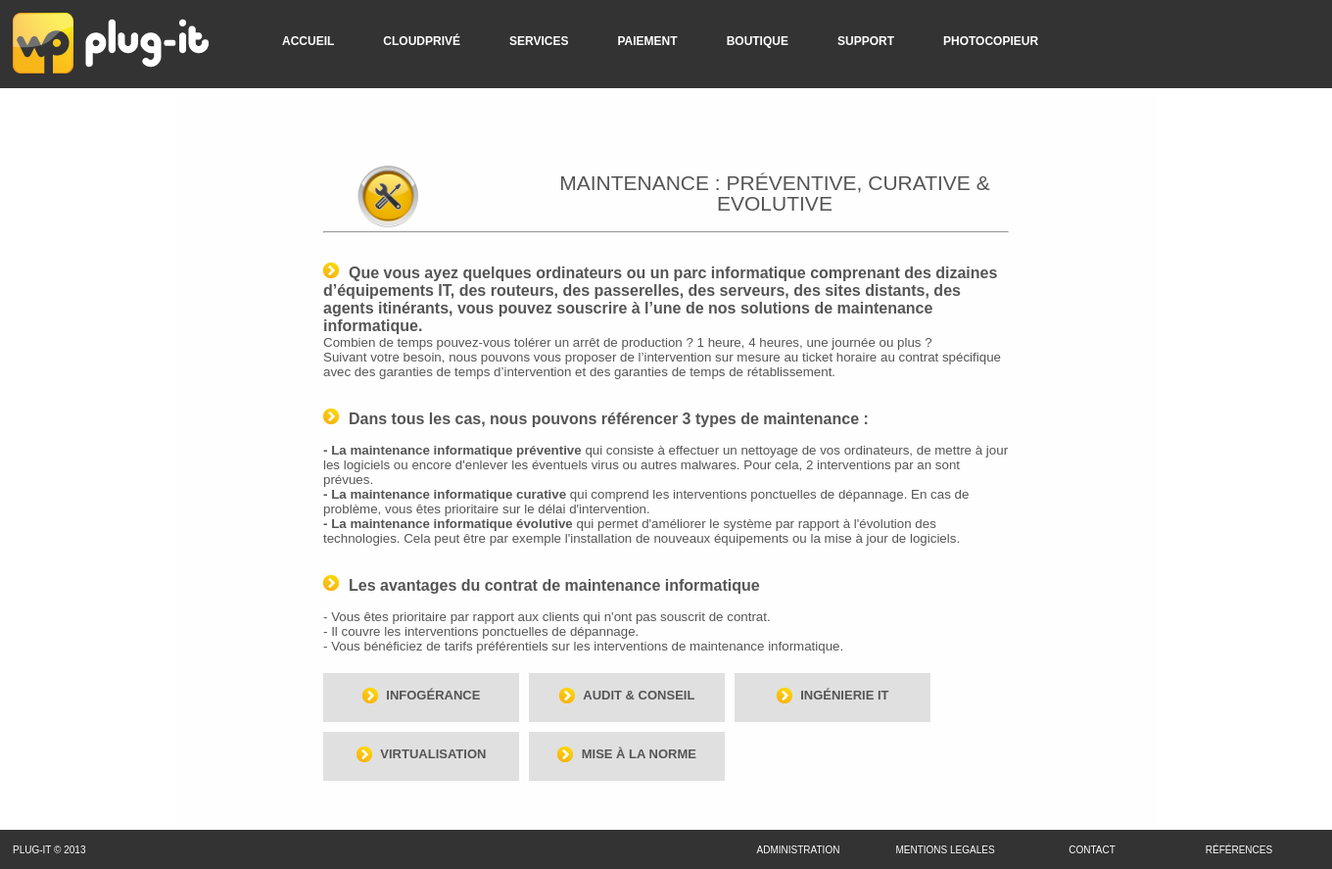
Screenshot of /index.php?page=services&mode=viewone&id=2 with the database file from the repository.
### tables this page shows
CREATE TABLE IF NOT EXISTS `menu` (
  `id` int(11) NOT NULL AUTO_INCREMENT,
  `interne` tinyint(1) NOT NULL,
  `active` tinyint(1) NOT NULL,
  `nom` varchar(50) NOT NULL,
  `baseName` varchar(50) NOT NULL,
  `position` int(11) NOT NULL,
  `lien` varchar(255) NOT NULL,
  `meta` text NOT NULL,
  PRIMARY KEY (`id`)
);

CREATE TABLE IF NOT EXISTS `services` (
  `id` int(11) NOT NULL AUTO_INCREMENT,
  `titre` varchar(100) NOT NULL,
  `corps` text NOT NULL,
  `image` varchar(100) NOT NULL,
  `subtitre` varchar(50) NOT NULL,
  `date` timestamp NOT NULL DEFAULT CURRENT_TIMESTAMP,
  `ordre` int(11) NOT NULL,
  PRIMARY KEY (`id`)
);

### connexionbddplugit.class.php (called while the page is built, shortened)
<?php
class connexionbddplugit
{
	private static $connexion = null;
	public static function getInstance ()
	{
		if (is_null(self::$connexion))
		{
			try
			{
				$connexion = new PDO('mysql:host=localhost;dbname=plugit2','root','');
			} catch ( Exception $e )
			{
			echo "Connection à MySQL impossible : ", $e->getMessage();
			die();
			}
			$connexion->setAttribute(PDO::ATTR_ERRMODE, PDO::ERRMODE_EXCEPTION);
			$connexion->setAttribute(PDO::ATTR_EMULATE_PREPARES, false);
			$connexion->exec("SET CHARACTER SET utf8");
		}
		return $connexion;
	}
}
?>

### Include/common/Banniere.php (the view, shortened to what this page needs)
<div>
	<div style="min-width:1350px;"><a href="index.php?page=accueil"><img src="images/logotype_plug_it.png" style="border:none;float:left; margin:13px 50px 13px 13px;"/></a>
	<ul id="menu">
		<?php
		require_once('./connexionbddplugit.class.php');
		try
		{
			$rq = connexionbddplugit::getInstance()->query("SELECT * FROM menu ORDER BY position");
			while($ar=$rq->fetch())
			{
				if($ar['active'] == true)
				{
					echo '
					<li id="li_'.$ar['id'].'"><a href="'.$_SESSION['protocol'].$_SESSION['current_loc'].$ar['lien'].'"';
					echo '>'.$ar['nom'].'</a>';
					echo '<ul id="li_sousmenu'.$ar['id'].'">';
					echo '</ul></li>';
				}
			}
		} catch ( Exception $e ) {
			echo "Une erreur est survenue : ".$e->getMessage();
		}
		?>
	</ul>
	</div>
</div>

### Include/invite/services.php (shortened to what this page needs)
<?php
	require_once('./connexionbddplugit.class.php');
	switch($_GET['mode'])
	{
		case 'viewone':
			if(isset($_GET['id']))
			{
				try{
					$bdd = connexionbddplugit::getInstance();
					$retour = $bdd->prepare("SELECT count(id) as cpt FROM services WHERE id=?");
					$retour->execute(array($_GET['id']));
					$donnees = $retour->fetch();
				} catch ( Exception $e ) {
					echo "Une erreur est survenue : ".$e->getMessage();
				}
				if($donnees['cpt'] == 1)
				{
					try{
						$bdd = connexionbddplugit::getInstance();
						$retour = $bdd->prepare("SELECT * FROM services WHERE id=?");
						$retour->execute(array($_GET['id']));
						$donnees = $retour->fetch();
					} catch ( Exception $e ) {
						echo "Une erreur est survenue : ".$e->getMessage();
					}
					echo '<div style="margin:auto;width:70%;">
						<table>
							<tr>
								<td><img src="'.$donnees['image'].'" style="width:60%;"/></td>
								<td><h2>'.$donnees['titre'].'</h2></td>
							</tr>
						</table>
						<hr/>
						<br/>
						'.nl2br($donnees['corps']).'
						</div>';
					try{
						$bdd = connexionbddplugit::getInstance();
						$retour = $bdd->prepare("SELECT * FROM services WHERE id<>? ORDER BY ordre LIMIT 10");
						$retour->execute(array($_GET['id']));
						$i=1;
						echo'<div style="margin:auto;width:70%;margin-top:20px;">
						<table cellspacing="10">';
						while ($donnees = $retour->fetch())
							{
								if($i == 1)
									echo '<tr>';
								echo '<td>
								<div class="blocklink" onclick="location.href=\''.$_SESSION['protocol'].$_SESSION['current_loc'].'index.php?page=services&mode=viewone&id='.$donnees['id'].'\'">
									<p style="text-align:center;position:relative;top:30%;">
										<img src="images/fleche.png" style="vertical-align:middle;"/> <span style="font-size:13px;font-weight:bold;margin-left:5px;text-transform:uppercase;">'.$donnees['subtitre'].'</span>
									</p>
								</div></td>';
								$i++;
								if($i > 3)
								{
									$i=1;
									echo '</tr>';
								}
							}
						echo '</table></div>';
					} catch ( Exception $e ) {
						echo "Une erreur est survenue : ".$e->getMessage();
					}
				}
				else
					echo '<p>Erreur</p>';
			}
			else
				echo '<p>Erreur</p>';
		break;
	}

### css/styles.css (style rules this page uses)
* { padding: 0px; margin: 0px; outline: none; }

### styles/index.css (style rules this page uses)
#menu { min-width: 1250px; margin: 0 0 0 100px; padding: 0px 0px 0px 0px; list-style: none; background: #333333; }
#menu li { float: left; padding: 30px 15px 30px 15px; position: relative; height:30px; }
#menu a { float: left; height: 25px; display:block; padding:0px 10px 0px 10px; color: #333333; text-transform: uppercase; font: bold 12px/25px Arial, Helvetica; text-decoration: none; color:white; }
#menu:after { visibility: hidden; display: block; font-size: 0; content: " "; clear: both; height: 0; }
.blocklink { width:200px; height: 50px; background-color:#e0e0e0; cursor: pointer; margin-right:10px; margin-bottom:10px; }
.titre { font-size:120%; font-weight:bold; }
h2,h3 { text-align: center; font-weight: normal; font-size:21px; line-height:21px; text-transform:uppercase; }
body { color:#555555; font-size:10pt; font-family: Arial,Helvetica,sans-serif; padding:0; margin: 0; }
html { margin:0; }

### rows the page displays
menu: nom "ACCUEIL"
menu: nom "CLOUDPRIVÉ"
menu: nom "SERVICES"
menu: nom "PAIEMENT"
menu: nom "BOUTIQUE"
menu: nom "SUPPORT"
menu: nom "PHOTOCOPIEUR"
services: image (picture), titre "MAINTENANCE : PRÉVENTIVE, CURATIVE & EVOLUTIVE", corps (picture), corps "Que vous ayez quelques ordinateurs ou un parc informatique comprenant des dizaines d’équipements IT, des routeurs, des passerelles, des serveurs, des sites distants, des agents itinérants, vous pouvez souscrire à l’une de nos solutions de maintenance informatique. Combien de temps pouvez-vous tolérer un arrêt de production ? 1 heure, 4 heures, une journée ou plus ? Suivant votre besoin, nous pouvons vous proposer de l’intervention sur mesure au ticket horaire au contrat spécifique avec des garanties de temps d’intervention et des garanties de temps de rétablissement. Dans tous les cas, nous pouvons référencer 3 types de maintenance : - La maintenance informatique préventive qui consiste à…"
services: subtitre "INFOGÉRANCE"
services: subtitre "AUDIT & CONSEIL"
services: subtitre "INGÉNIERIE IT"
services: subtitre "VIRTUALISATION"
services: subtitre "MISE À LA NORME"
